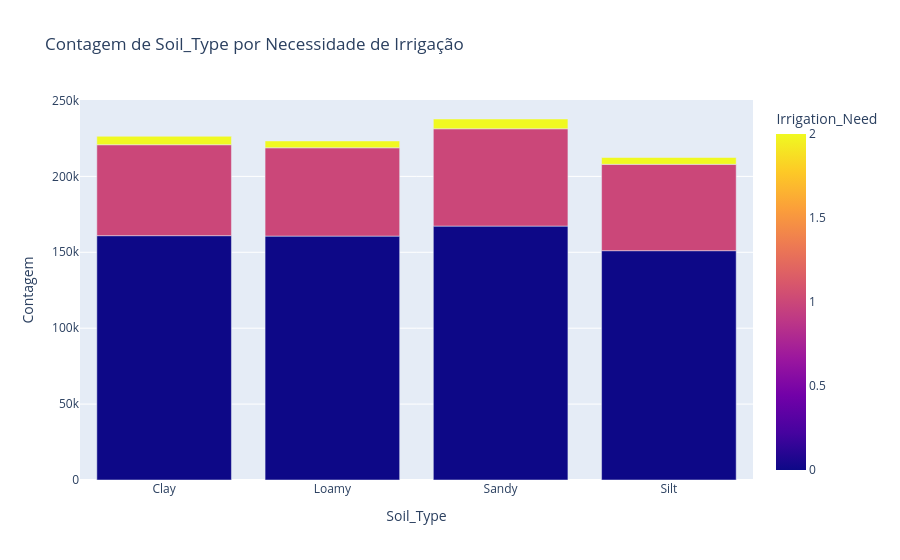
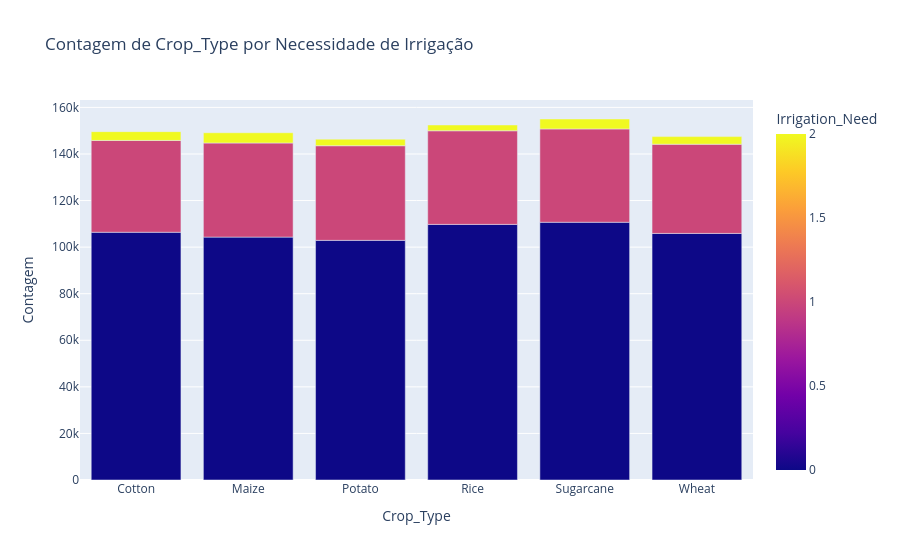
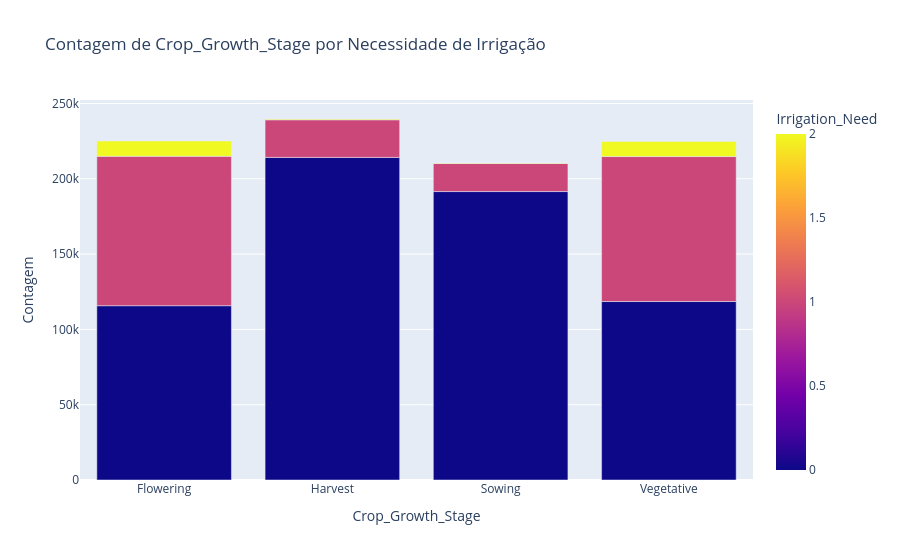
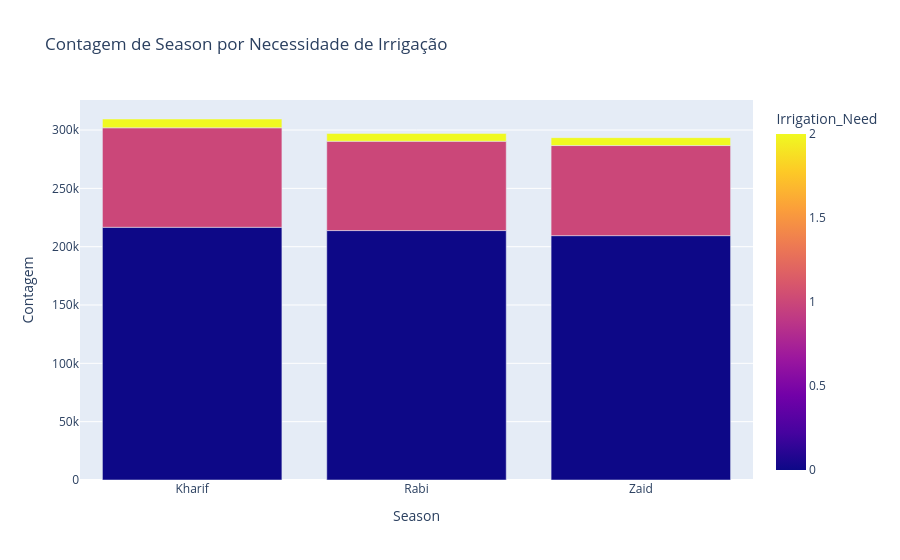

The code cell stored with these charts, in order, in its notebook:
### Code cell
for col in categorial_features:
    
    df_grouped = df.groupby([col, 'Irrigation_Need']).size().reset_index(name='Contagem')
    
    fig = px.bar(df_grouped, 
                 x=col, 
                 y='Contagem', 
                 color='Irrigation_Need', 
                 barmode='group',
                 title=f'Contagem de {col} por Necessidade de Irrigação')
    fig.show()

### Figure 1 — Plotly figure (JSON) as saved in the notebook; plotly's stock layout.template omitted (floating-point values rounded to 4 significant figures)
{"data": [{"alignmentgroup": "True", "hovertemplate": "Soil_Type=%{x}<br>Contagem=%{y}<br>Irrigation_Need=%{marker.color}<extra></extra>", "legendgroup": "", "marker": {"color": [0, 1, 2, 0, 1, 2, 0, 1, 2, 0, 1, 2], "coloraxis": "coloraxis", "pattern": {"shape": ""}}, "name": "", "offsetgroup": "", "orientation": "v", "showlegend": false, "textposition": "auto", "type": "bar", "x": ["Clay", "Clay", "Clay", "Loamy", "Loamy", "Loamy", "Sandy", "Sandy", "Sandy", "Silt", "Silt", "Silt"], "xaxis": "x", "y": [160951, 59899, 5555, 160649, 58185, 4512, 167255, 64109, 6438, 151062, 56881, 4504], "yaxis": "y"}], "layout": {"barmode": "group", "coloraxis": {"colorbar": {"title": {"text": "Irrigation_Need"}}, "colorscale": [[0, "#0d0887"], [0.1111, "#46039f"], [0.2222, "#7201a8"], [0.3333, "#9c179e"], [0.4444, "#bd3786"], [0.5556, "#d8576b"], [0.6667, "#ed7953"], [0.7778, "#fb9f3a"], [0.8889, "#fdca26"], [1, "#f0f921"]]}, "legend": {"tracegroupgap": 0}, "title": {"text": "Contagem de Soil_Type por Necessidade de Irrigação"}, "xaxis": {"anchor": "y", "domain": [0, 1], "title": {"text": "Soil_Type"}}, "yaxis": {"anchor": "x", "domain": [0, 1], "title": {"text": "Contagem"}}}}

### Figure 2 — Plotly figure (JSON) as saved in the notebook; plotly's stock layout.template omitted (floating-point values rounded to 4 significant figures)
{"data": [{"alignmentgroup": "True", "hovertemplate": "Crop_Type=%{x}<br>Contagem=%{y}<br>Irrigation_Need=%{marker.color}<extra></extra>", "legendgroup": "", "marker": {"color": [0, 1, 2, 0, 1, 2, 0, 1, 2, 0, 1, 2, 0, 1, 2, 0, 1, 2], "coloraxis": "coloraxis", "pattern": {"shape": ""}}, "name": "", "offsetgroup": "", "orientation": "v", "showlegend": false, "textposition": "auto", "type": "bar", "x": ["Cotton", "Cotton", "Cotton", "Maize", "Maize", "Maize", "Potato", "Potato", "Potato", "Rice", "Rice", "Rice", "Sugarcane", "Sugarcane", "Sugarcane", "Wheat", "Wheat", "Wheat"], "xaxis": "x", "y": [106387, 39425, 3777, 104295, 40423, 4401, 102900, 40648, 2809, 109765, 40200, 2493, 110680, 40076, 4264, 105890, 38302, 3265], "yaxis": "y"}], "layout": {"barmode": "group", "coloraxis": {"colorbar": {"title": {"text": "Irrigation_Need"}}, "colorscale": [[0, "#0d0887"], [0.1111, "#46039f"], [0.2222, "#7201a8"], [0.3333, "#9c179e"], [0.4444, "#bd3786"], [0.5556, "#d8576b"], [0.6667, "#ed7953"], [0.7778, "#fb9f3a"], [0.8889, "#fdca26"], [1, "#f0f921"]]}, "legend": {"tracegroupgap": 0}, "title": {"text": "Contagem de Crop_Type por Necessidade de Irrigação"}, "xaxis": {"anchor": "y", "domain": [0, 1], "title": {"text": "Crop_Type"}}, "yaxis": {"anchor": "x", "domain": [0, 1], "title": {"text": "Contagem"}}}}

### Figure 3 — Plotly figure (JSON) as saved in the notebook; plotly's stock layout.template omitted (floating-point values rounded to 4 significant figures)
{"data": [{"alignmentgroup": "True", "hovertemplate": "Crop_Growth_Stage=%{x}<br>Contagem=%{y}<br>Irrigation_Need=%{marker.color}<extra></extra>", "legendgroup": "", "marker": {"color": [0, 1, 2, 0, 1, 2, 0, 1, 2, 0, 1, 2], "coloraxis": "coloraxis", "pattern": {"shape": ""}}, "name": "", "offsetgroup": "", "orientation": "v", "showlegend": false, "textposition": "auto", "type": "bar", "x": ["Flowering", "Flowering", "Flowering", "Harvest", "Harvest", "Harvest", "Sowing", "Sowing", "Sowing", "Vegetative", "Vegetative", "Vegetative"], "xaxis": "x", "y": [115729, 99201, 10148, 214182, 24962, 537, 191512, 18664, 240, 118494, 96247, 10084], "yaxis": "y"}], "layout": {"barmode": "group", "coloraxis": {"colorbar": {"title": {"text": "Irrigation_Need"}}, "colorscale": [[0, "#0d0887"], [0.1111, "#46039f"], [0.2222, "#7201a8"], [0.3333, "#9c179e"], [0.4444, "#bd3786"], [0.5556, "#d8576b"], [0.6667, "#ed7953"], [0.7778, "#fb9f3a"], [0.8889, "#fdca26"], [1, "#f0f921"]]}, "legend": {"tracegroupgap": 0}, "title": {"text": "Contagem de Crop_Growth_Stage por Necessidade de Irrigação"}, "xaxis": {"anchor": "y", "domain": [0, 1], "title": {"text": "Crop_Growth_Stage"}}, "yaxis": {"anchor": "x", "domain": [0, 1], "title": {"text": "Contagem"}}}}

### Figure 4 — Plotly figure (JSON) as saved in the notebook; plotly's stock layout.template omitted (floating-point values rounded to 4 significant figures)
{"data": [{"alignmentgroup": "True", "hovertemplate": "Season=%{x}<br>Contagem=%{y}<br>Irrigation_Need=%{marker.color}<extra></extra>", "legendgroup": "", "marker": {"color": [0, 1, 2, 0, 1, 2, 0, 1, 2], "coloraxis": "coloraxis", "pattern": {"shape": ""}}, "name": "", "offsetgroup": "", "orientation": "v", "showlegend": false, "textposition": "auto", "type": "bar", "x": ["Kharif", "Kharif", "Kharif", "Rabi", "Rabi", "Rabi", "Zaid", "Zaid", "Zaid"], "xaxis": "x", "y": [216625, 85287, 7542, 213813, 76580, 6681, 209479, 77207, 6786], "yaxis": "y"}], "layout": {"barmode": "group", "coloraxis": {"colorbar": {"title": {"text": "Irrigation_Need"}}, "colorscale": [[0, "#0d0887"], [0.1111, "#46039f"], [0.2222, "#7201a8"], [0.3333, "#9c179e"], [0.4444, "#bd3786"], [0.5556, "#d8576b"], [0.6667, "#ed7953"], [0.7778, "#fb9f3a"], [0.8889, "#fdca26"], [1, "#f0f921"]]}, "legend": {"tracegroupgap": 0}, "title": {"text": "Contagem de Season por Necessidade de Irrigação"}, "xaxis": {"anchor": "y", "domain": [0, 1], "title": {"text": "Season"}}, "yaxis": {"anchor": "x", "domain": [0, 1], "title": {"text": "Contagem"}}}}
